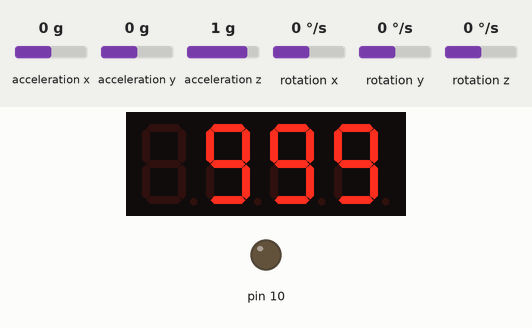
This sketch was run on a simulated Arduino Uno, built with avr-gcc and run on an emulated ATmega328P. On the bench: 4-digit seven-segment display, output pins drawn as LEDs (lit = HIGH). Wiring (inferred from the names in the program): MPU-6050 motion sensor at I2C address 0x68. The inputs (shaded band) are chosen by the test bench; at power-on: acceleration x 0 g, acceleration y 0 g, acceleration z 1 g, rotation x 0 °/s, rotation y 0 °/s, rotation z 0 °/s. What the sketch prints to the serial monitor is not drawn.

Above: at 0.1 s.

The sketch:

AngleBoat.ino
```cpp
#include <SPI.h>
#include<Wire.h>
#include <Arduino.h>
#include <TM1637Display.h>

// Module connection pins (Digital Pins)
#define CLK 8
#define DIO 9

// The amount of time (in milliseconds) between tests
#define TEST_DELAY   1500

const int MPU_addr = 0x68; // I2C address of the MPU-6050
int16_t AcX, AcY, AcZ, Tmp, GyX, GyY, GyZ;

TM1637Display display(CLK, DIO);

    static const float k_throttle = 0.96f;
    float OldGyX;

void setup() {
  Wire.begin();
  Wire.beginTransmission(MPU_addr);
  Wire.write(0x6B);  // PWR_MGMT_1 register
  Wire.write(0);     // set to zero (wakes up the MPU-6050)
  Wire.endTransmission(true);
Serial.begin(9600);

  pinMode(10, OUTPUT);
}
void loop() {
  uint8_t data[] = { 0x0, 0x0, 0x0, 0x0 };

  Wire.beginTransmission(MPU_addr);
  Wire.write(0x3B);  // starting with register 0x3B (ACCEL_XOUT_H)
  Wire.endTransmission(false);
  Wire.requestFrom(MPU_addr, 14, true); // request a total of 14 registers

    AcX = Wire.read() << 8 | Wire.read(); // 0x3B (ACCEL_XOUT_H) & 0x3C (ACCEL_XOUT_L)
    AcY = Wire.read() << 8 | Wire.read(); // 0x3D (ACCEL_YOUT_H) & 0x3E (ACCEL_YOUT_L)
    AcZ = Wire.read() << 8 | Wire.read(); // 0x3F (ACCEL_ZOUT_H) & 0x40 (ACCEL_ZOUT_L)
    Tmp = Wire.read() << 8 | Wire.read(); // 0x41 (TEMP_OUT_H) & 0x42 (TEMP_OUT_L)
    GyX = Wire.read() << 8 | Wire.read(); // 0x43 (GYRO_XOUT_H) & 0x44 (GYRO_XOUT_L)
    GyY = Wire.read() << 8 | Wire.read(); // 0x45 (GYRO_YOUT_H) & 0x46 (GYRO_YOUT_L)
    GyZ = Wire.read() << 8 | Wire.read(); // 0x47 (GYRO_ZOUT_H) & 0x48 (GYRO_ZOUT_L)
    //Serial.print("AcX = "); Serial.print(AcX / (180 / 3.141592));
    //Serial.print(" | AcY = "); Serial.print(AcY / (180 / 3.141592));
    //Serial.print(" | AcZ = "); Serial.print(AcZ / (180 / 3.141592));
    //Serial.print(" | Temp = "); Serial.print(Tmp / 340.00 + 36.53); //equation for temperature in degrees C from datasheet
    Serial.print(" | GyX = "); Serial.println(GyX);
    //Serial.print(" | GyY = "); Serial.print(GyY / (180 / 3.141592));
    //Serial.print(" | GyZ = "); Serial.println(GyZ / (180 / 3.141592));
    //GyX = (((1-k_throttle)*OldGyX) + (k_throttle*GyX));
    //GyX = OldGyX;
    Serial.print(" Current Y: "); Serial.print(GyY/ (180 / 3.141592));
    Serial.print(" Current X: "); Serial.print(GyX/ (180 / 3.141592));
    Serial.print(" Current Z: "); Serial.print(GyZ/ (180 / 3.141592));
  display.setBrightness(0x0f);

  //display.setSegments(data);
  //display.showNumberDec(GyX, false, 2,1);

  display.setSegments(data);
  display.showNumberDec(9999, false, 4, 1);
  delay(TEST_DELAY);

  display.setSegments(data);
  /**for(int i=0; i<=10; i++)
  {
    display.showNumberDec(i);
  }*/

    //delay(100);
}
```
